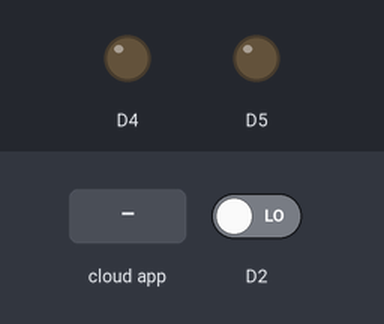
This sketch was run on a simulated ESP8266 (NodeMCU). Shown: output pins drawn as LEDs (lit = HIGH). Inputs (shaded band) come from the test bench; at power-on: D2 LOW. WiFi joins after 1.5 s; servers stay silent unless stated; the Firebase database answers and starts empty; what the sketch prints to the serial monitor is not drawn.

Above: at 2.7 s.
2.8 s: the phone or cloud app sets LED to 1
At 4.6 s:
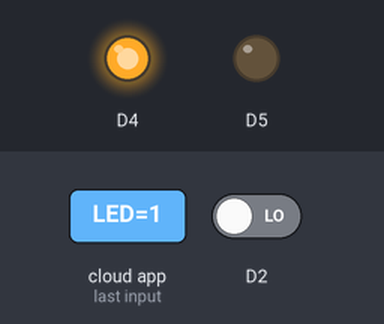
5.1 s: D2 driven HIGH
At 6.9 s:
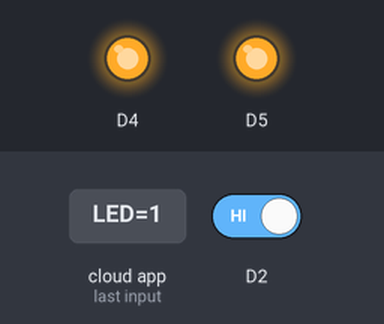
7.3 s: D2 driven LOW
At 8.9 s:
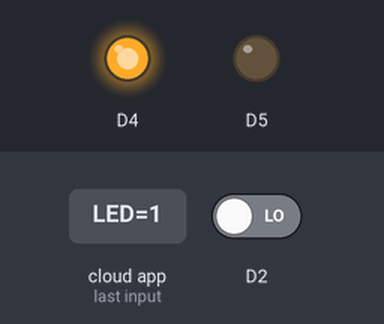
9.9 s: the phone or cloud app sets LED to 0
At 11.1 s:
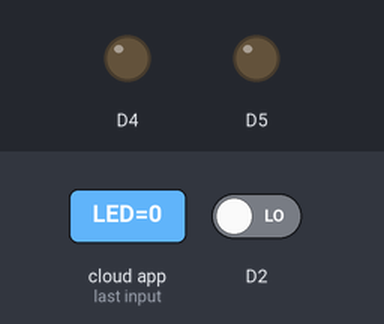
Timing chart, 0 to 12.7 s (numbered marks = the images above; inputs shaded):
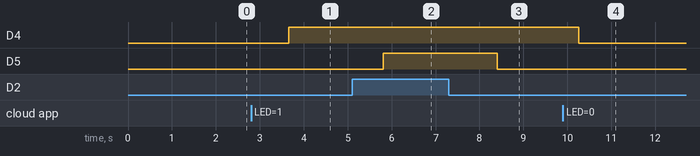

Measured:
- after the input at 2.8 s, D4: LOW → HIGH after 0.86 s
- after the input at 5.1 s, D5: LOW → HIGH after 0.71 s
- after the input at 7.3 s, D5: HIGH → LOW after 1.1 s
- after the input at 9.9 s, D4: HIGH → LOW after 0.36 s

The sketch:

Arduino-file.ino
```cpp
#include <Arduino.h>
#if defined(ESP32) || defined(ARDUINO_RASPBERRY_PI_PICO_W)
#include <WiFi.h>
#elif defined(ESP8266)
#include <ESP8266WiFi.h>
#endif

#include <Firebase_ESP_Client.h>

// Provide the RTDB payload printing info and other helper functions.
#include <addons/RTDBHelper.h>

/* 1. Define the WiFi credentials */
#define WIFI_SSID "Hello"
#define WIFI_PASSWORD "12345678"

/* 2. If work with RTDB, define the RTDB URL and database secret */
#define DATABASE_URL "nodemcu-f540d-default-rtdb.asia-southeast1.firebasedatabase.app" //<databaseName>.firebaseio.com or <databaseName>.<region>.firebasedatabase.app
#define DATABASE_SECRET "3tAcPntofpPYoFRmjMQfMVBJfPmmdJChOMC3G1YU"

/* 3. Define the Firebase Data object */
FirebaseData fbdo;

/* 4, Define the FirebaseAuth data for authentication data */
FirebaseAuth auth;

/* Define the FirebaseConfig data for config data */
FirebaseConfig config;

unsigned long dataMillis = 0;
int count = 0;

#if defined(ARDUINO_RASPBERRY_PI_PICO_W)
WiFiMulti multi;
#endif

void setup()
{

    pinMode(D4,OUTPUT);
    pinMode(D2,INPUT);
    pinMode(D5,OUTPUT);

    Serial.begin(115200);

#if defined(ARDUINO_RASPBERRY_PI_PICO_W)
    multi.addAP(WIFI_SSID, WIFI_PASSWORD);
    multi.run();
#else
    WiFi.begin(WIFI_SSID, WIFI_PASSWORD);
#endif

    Serial.print("Connecting to Wi-Fi");
    unsigned long ms = millis();
    while (WiFi.status() != WL_CONNECTED)
    {
        Serial.print(".");
        delay(300);
#if defined(ARDUINO_RASPBERRY_PI_PICO_W)
        if (millis() - ms > 10000)
            break;
#endif
    }
    Serial.println();
    Serial.print("Connected with IP: ");
    Serial.println(WiFi.localIP());
    Serial.println();

    Serial.printf("Firebase Client v%s\n\n", FIREBASE_CLIENT_VERSION);

    /* Assign the certificate file (optional) */
    // config.cert.file = "/cert.cer";
    // config.cert.file_storage = StorageType::FLASH;

    /* Assign the database URL and database secret(required) */
    config.database_url = DATABASE_URL;
    config.signer.tokens.legacy_token = DATABASE_SECRET;

    // The WiFi credentials are required for Pico W
    // due to it does not have reconnect feature.
#if defined(ARDUINO_RASPBERRY_PI_PICO_W)
    config.wifi.clearAP();
    config.wifi.addAP(WIFI_SSID, WIFI_PASSWORD);
#endif

    Firebase.reconnectWiFi(true);

    /* Initialize the library with the Firebase authen and config */
    Firebase.begin(&config, &auth);

    // Or use legacy authenticate method
    // Firebase.begin(DATABASE_URL, DATABASE_SECRET);
}

void loop()
{
    if (millis() - dataMillis > 1000)
    {
        dataMillis = millis();
        // Serial.printf("Set int... %s\n", Firebase.RTDB.setInt(&fbdo, "/test/int", count++) ? "ok" : fbdo.errorReason().c_str());
        // int a = Firebase.RTDB.getInt(&fbdo,"/LED");
        // Firebase.RTDB.get(&fbdo, "/LED");
        // String str = fbdo.to<String>();
        //  a = fbdo;
        Firebase.RTDB.get(&fbdo, "/LED");

        int value = fbdo.to<float>();
  // String str = fbdo.to<String>();

        if(value==1){
          digitalWrite(D4,1);
          int va = digitalRead(D2);
          Serial.println(va);
          if(va==0){
            Firebase.RTDB.setInt(&fbdo, "/trespassing", 0);
            digitalWrite(D5,0);

          }
          else{
            Firebase.RTDB.setInt(&fbdo, "/trespassing", 1);
            digitalWrite(D5,1);

          delay(1000);
          }
        }
        else{
          digitalWrite(D4,0);
          digitalWrite(D5,0);
          // digitalWrite(D2,0);

        }
    }
}
```
